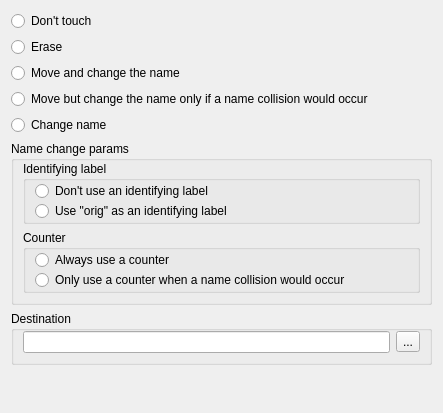
         <widget class="QWidget" name="tab_2" >
          <attribute name="title" >
           <string>Original file that would not be changed</string>
          </attribute>
          <layout class="QVBoxLayout" >
           <item>
            <widget class="QWidget" native="1" name="widget_16" >
             <layout class="QVBoxLayout" >
              <property name="leftMargin" >
               <number>0</number>
              </property>
              <property name="topMargin" >
               <number>0</number>
              </property>
              <property name="rightMargin" >
               <number>0</number>
              </property>
              <property name="bottomMargin" >
               <number>0</number>
              </property>
              <item>
               <widget class="QRadioButton" name="m_pUODontChangeRB" >
                <property name="text" >
                 <string>Don't touch</string>
                </property>
               </widget>
              </item>
              <item>
               <widget class="QRadioButton" name="m_pUOEraseRB" >
                <property name="text" >
                 <string>Erase</string>
                </property>
               </widget>
              </item>
              <item>
               <widget class="QRadioButton" name="m_pUOMoveAlwaysChangeRB" >
                <property name="text" >
                 <string>Move and change the name</string>
                </property>
               </widget>
              </item>
              <item>
               <widget class="QRadioButton" name="m_pUOMoveChangeIfNeededRB" >
                <property name="text" >
                 <string>Move but change the name only if a name collision would occur</string>
                </property>
               </widget>
              </item>
              <item>
               <widget class="QRadioButton" name="m_pUOChangeNameRB" >
                <property name="text" >
                 <string>Change name</string>
                </property>
               </widget>
              </item>
             </layout>
            </widget>
           </item>
           <item>
            <widget class="QGroupBox" name="groupBox_6" >
             <property name="title" >
              <string>Name change params</string>
             </property>
             <layout class="QVBoxLayout" >
              <property name="topMargin" >
               <number>0</number>
              </property>
              <item>
               <widget class="QGroupBox" name="groupBox_7" >
                <property name="title" >
                 <string>Identifying label</string>
                </property>
                <layout class="QVBoxLayout" >
                 <property name="spacing" >
                  <number>0</number>
                 </property>
                 <property name="topMargin" >
                  <number>0</number>
                 </property>
                 <property name="bottomMargin" >
                  <number>0</number>
                 </property>
                 <item>
                  <widget class="QRadioButton" name="m_pUODontUseLabelRB" >
                   <property name="text" >
                    <string>Don't use an identifying label</string>
                   </property>
                  </widget>
                 </item>
                 <item>
                  <widget class="QRadioButton" name="m_pUOUseLabelRB" >
                   <property name="text" >
                    <string>Use "orig" as an identifying label</string>
                   </property>
                  </widget>
                 </item>
                </layout>
               </widget>
              </item>
              <item>
               <widget class="QGroupBox" name="groupBox_8" >
                <property name="title" >
                 <string>Counter</string>
                </property>
                <layout class="QVBoxLayout" >
                 <property name="spacing" >
                  <number>0</number>
                 </property>
                 <property name="topMargin" >
                  <number>0</number>
                 </property>
                 <property name="bottomMargin" >
                  <number>0</number>
                 </property>
                 <item>
                  <widget class="QRadioButton" name="m_pUOAlwaysUseCounterRB" >
                   <property name="text" >
                    <string>Always use a counter</string>
                   </property>
                  </widget>
                 </item>
                 <item>
                  <widget class="QRadioButton" name="m_pUOUseCounterIfNeededRB" >
                   <property name="text" >
                    <string>Only use a counter when a name collision would occur</string>
                   </property>
                  </widget>
                 </item>
                </layout>
               </widget>
              </item>
             </layout>
            </widget>
           </item>
           <item>
            <widget class="QGroupBox" name="groupBox_14" >
             <property name="title" >
              <string>Destination</string>
             </property>
             <layout class="QHBoxLayout" >
              <property name="topMargin" >
               <number>0</number>
              </property>
              <item>
               <widget class="QLineEdit" name="m_pUODestE" />
              </item>
              <item>
               <widget class="QToolButton" name="m_pSelectOrigNotTransfDestDirB" >
                <property name="text" >
                 <string>...</string>
                </property>
               </widget>
              </item>
             </layout>
            </widget>
           </item>
           <item>
            <spacer>
             <property name="orientation" >
              <enum>Qt::Vertical</enum>
             </property>
             <property name="sizeHint" >
              <size>
               <width>421</width>
               <height>37</height>
              </size>
             </property>
            </spacer>
           </item>
          </layout>
         </widget>
